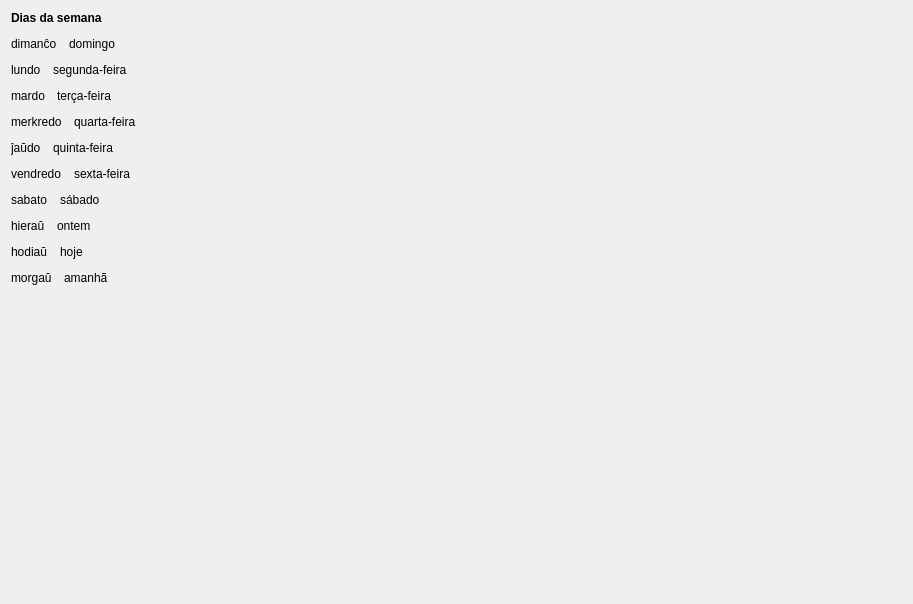
         <widget class="QWidget" name="scrollAreaWidgetContents_2">
          <property name="geometry">
           <rect>
            <x>0</x>
            <y>0</y>
            <width>913</width>
            <height>604</height>
           </rect>
          </property>
          <layout class="QVBoxLayout" name="verticalLayout_4">
           <property name="spacing">
            <number>12</number>
           </property>
           <item>
            <widget class="titolo" name="Lec04_Label20">
             <property name="sizePolicy">
              <sizepolicy hsizetype="Preferred" vsizetype="Maximum">
               <horstretch>0</horstretch>
               <verstretch>0</verstretch>
              </sizepolicy>
             </property>
             <property name="maximumSize">
              <size>
               <width>16777215</width>
               <height>16777215</height>
              </size>
             </property>
             <property name="font">
              <font>
               <weight>75</weight>
               <bold>true</bold>
              </font>
             </property>
             <property name="text">
              <string>Dias da semana</string>
             </property>
            </widget>
           </item>
           <item>
            <layout class="QHBoxLayout" name="horizontalLayout_299">
             <property name="spacing">
              <number>12</number>
             </property>
             <item>
              <widget class="klakbutono_nova" name="Lec04_Button391">
               <property name="maximumSize">
                <size>
                 <width>16777215</width>
                 <height>16777215</height>
                </size>
               </property>
               <property name="text">
                <string>dimanĉo</string>
               </property>
              </widget>
             </item>
             <item>
              <widget class="QLabel" name="Lec04_Label317">
               <property name="sizePolicy">
                <sizepolicy hsizetype="Expanding" vsizetype="Preferred">
                 <horstretch>0</horstretch>
                 <verstretch>0</verstretch>
                </sizepolicy>
               </property>
               <property name="text">
                <string>domingo</string>
               </property>
               <property name="wordWrap">
                <bool>true</bool>
               </property>
              </widget>
             </item>
            </layout>
           </item>
           <item>
            <layout class="QHBoxLayout" name="horizontalLayout_300">
             <property name="spacing">
              <number>12</number>
             </property>
             <item>
              <widget class="klakbutono_nova" name="Lec04_Button392">
               <property name="maximumSize">
                <size>
                 <width>16777215</width>
                 <height>16777215</height>
                </size>
               </property>
               <property name="text">
                <string>lundo</string>
               </property>
              </widget>
             </item>
             <item>
              <widget class="QLabel" name="Lec04_Label318">
               <property name="sizePolicy">
                <sizepolicy hsizetype="Expanding" vsizetype="Preferred">
                 <horstretch>0</horstretch>
                 <verstretch>0</verstretch>
                </sizepolicy>
               </property>
               <property name="text">
                <string>segunda-feira</string>
               </property>
               <property name="wordWrap">
                <bool>true</bool>
               </property>
              </widget>
             </item>
            </layout>
           </item>
           <item>
            <layout class="QHBoxLayout" name="horizontalLayout_301">
             <property name="spacing">
              <number>12</number>
             </property>
             <item>
              <widget class="klakbutono_nova" name="Lec04_Button393">
               <property name="maximumSize">
                <size>
                 <width>16777215</width>
                 <height>16777215</height>
                </size>
               </property>
               <property name="text">
                <string>mardo</string>
               </property>
              </widget>
             </item>
             <item>
              <widget class="QLabel" name="Lec04_Label319">
               <property name="sizePolicy">
                <sizepolicy hsizetype="Expanding" vsizetype="Preferred">
                 <horstretch>0</horstretch>
                 <verstretch>0</verstretch>
                </sizepolicy>
               </property>
               <property name="text">
                <string>terça-feira</string>
               </property>
               <property name="wordWrap">
                <bool>true</bool>
               </property>
              </widget>
             </item>
            </layout>
           </item>
           <item>
            <layout class="QHBoxLayout" name="horizontalLayout_302">
             <property name="spacing">
              <number>12</number>
             </property>
             <item>
              <widget class="klakbutono_nova" name="Lec04_Button394">
               <property name="maximumSize">
                <size>
                 <width>16777215</width>
                 <height>16777215</height>
                </size>
               </property>
               <property name="text">
                <string>merkredo</string>
               </property>
              </widget>
             </item>
             <item>
              <widget class="QLabel" name="Lec04_Label320">
               <property name="sizePolicy">
                <sizepolicy hsizetype="Expanding" vsizetype="Preferred">
                 <horstretch>0</horstretch>
                 <verstretch>0</verstretch>
                </sizepolicy>
               </property>
               <property name="text">
                <string>quarta-feira</string>
               </property>
               <property name="wordWrap">
                <bool>true</bool>
               </property>
              </widget>
             </item>
            </layout>
           </item>
           <item>
            <layout class="QHBoxLayout" name="horizontalLayout_303">
             <property name="spacing">
              <number>12</number>
             </property>
             <item>
              <widget class="klakbutono_nova" name="Lec04_Button395">
               <property name="maximumSize">
                <size>
                 <width>16777215</width>
                 <height>16777215</height>
                </size>
               </property>
               <property name="text">
                <string>ĵaŭdo</string>
               </property>
              </widget>
             </item>
             <item>
              <widget class="QLabel" name="Lec04_Label321">
               <property name="sizePolicy">
                <sizepolicy hsizetype="Expanding" vsizetype="Preferred">
                 <horstretch>0</horstretch>
                 <verstretch>0</verstretch>
                </sizepolicy>
               </property>
               <property name="text">
                <string>quinta-feira</string>
               </property>
               <property name="wordWrap">
                <bool>true</bool>
               </property>
              </widget>
             </item>
            </layout>
           </item>
           <item>
            <layout class="QHBoxLayout" name="horizontalLayout_304">
             <property name="spacing">
              <number>12</number>
             </property>
             <item>
              <widget class="klakbutono_nova" name="Lec04_Button396">
               <property name="maximumSize">
                <size>
                 <width>16777215</width>
                 <height>16777215</height>
                </size>
               </property>
               <property name="text">
                <string>vendredo</string>
               </property>
              </widget>
             </item>
             <item>
              <widget class="QLabel" name="Lec04_Label322">
               <property name="sizePolicy">
                <sizepolicy hsizetype="Expanding" vsizetype="Preferred">
                 <horstretch>0</horstretch>
                 <verstretch>0</verstretch>
                </sizepolicy>
               </property>
               <property name="text">
                <string>sexta-feira</string>
               </property>
               <property name="wordWrap">
                <bool>true</bool>
               </property>
              </widget>
             </item>
            </layout>
           </item>
           <item>
            <layout class="QHBoxLayout" name="horizontalLayout_305">
             <property name="spacing">
              <number>12</number>
             </property>
             <item>
              <widget class="klakbutono_nova" name="Lec04_Button397">
               <property name="maximumSize">
                <size>
                 <width>16777215</width>
                 <height>16777215</height>
                </size>
               </property>
               <property name="text">
                <string>sabato</string>
               </property>
              </widget>
             </item>
             <item>
              <widget class="QLabel" name="Lec04_Label323">
               <property name="sizePolicy">
                <sizepolicy hsizetype="Expanding" vsizetype="Preferred">
                 <horstretch>0</horstretch>
                 <verstretch>0</verstretch>
                </sizepolicy>
               </property>
               <property name="text">
                <string>sábado</string>
               </property>
               <property name="wordWrap">
                <bool>true</bool>
               </property>
              </widget>
             </item>
            </layout>
           </item>
           <item>
            <layout class="QHBoxLayout" name="horizontalLayout_307">
             <property name="spacing">
              <number>12</number>
             </property>
             <item>
              <widget class="klakbutono_nova" name="Lec04_Button410">
               <property name="maximumSize">
                <size>
                 <width>16777215</width>
                 <height>16777215</height>
                </size>
               </property>
               <property name="text">
                <string>hieraŭ</string>
               </property>
              </widget>
             </item>
             <item>
              <widget class="QLabel" name="Lec04_Label3">
               <property name="sizePolicy">
                <sizepolicy hsizetype="Expanding" vsizetype="Preferred">
                 <horstretch>0</horstretch>
                 <verstretch>0</verstretch>
                </sizepolicy>
               </property>
               <property name="text">
                <string>ontem</string>
               </property>
               <property name="wordWrap">
                <bool>true</bool>
               </property>
              </widget>
             </item>
            </layout>
           </item>
           <item>
            <layout class="QHBoxLayout" name="horizontalLayout_308">
             <property name="spacing">
              <number>12</number>
             </property>
             <item>
              <widget class="klakbutono_nova" name="Lec04_Button411">
               <property name="maximumSize">
                <size>
                 <width>16777215</width>
                 <height>16777215</height>
                </size>
               </property>
               <property name="text">
                <string>hodiaŭ</string>
               </property>
              </widget>
             </item>
             <item>
              <widget class="QLabel" name="Lec04_Label4">
               <property name="sizePolicy">
                <sizepolicy hsizetype="Expanding" vsizetype="Preferred">
                 <horstretch>0</horstretch>
                 <verstretch>0</verstretch>
                </sizepolicy>
               </property>
               <property name="text">
                <string>hoje</string>
               </property>
               <property name="wordWrap">
                <bool>true</bool>
               </property>
              </widget>
             </item>
            </layout>
           </item>
           <item>
            <layout class="QHBoxLayout" name="horizontalLayout_309">
             <property name="spacing">
              <number>12</number>
             </property>
             <item>
              <widget class="klakbutono_nova" name="Lec04_Button412">
               <property name="maximumSize">
                <size>
                 <width>16777215</width>
                 <height>16777215</height>
                </size>
               </property>
               <property name="text">
                <string>morgaŭ</string>
               </property>
              </widget>
             </item>
             <item>
              <widget class="QLabel" name="Lec04_Label19">
               <property name="sizePolicy">
                <sizepolicy hsizetype="Expanding" vsizetype="Preferred">
                 <horstretch>0</horstretch>
                 <verstretch>0</verstretch>
                </sizepolicy>
               </property>
               <property name="text">
                <string>amanhã</string>
               </property>
               <property name="wordWrap">
                <bool>true</bool>
               </property>
              </widget>
             </item>
            </layout>
           </item>
           <item>
            <spacer name="verticalSpacer_5">
             <property name="orientation">
              <enum>Qt::Vertical</enum>
             </property>
             <property name="sizeHint" stdset="0">
              <size>
               <width>20</width>
               <height>40</height>
              </size>
             </property>
            </spacer>
           </item>
          </layout>
         </widget>
